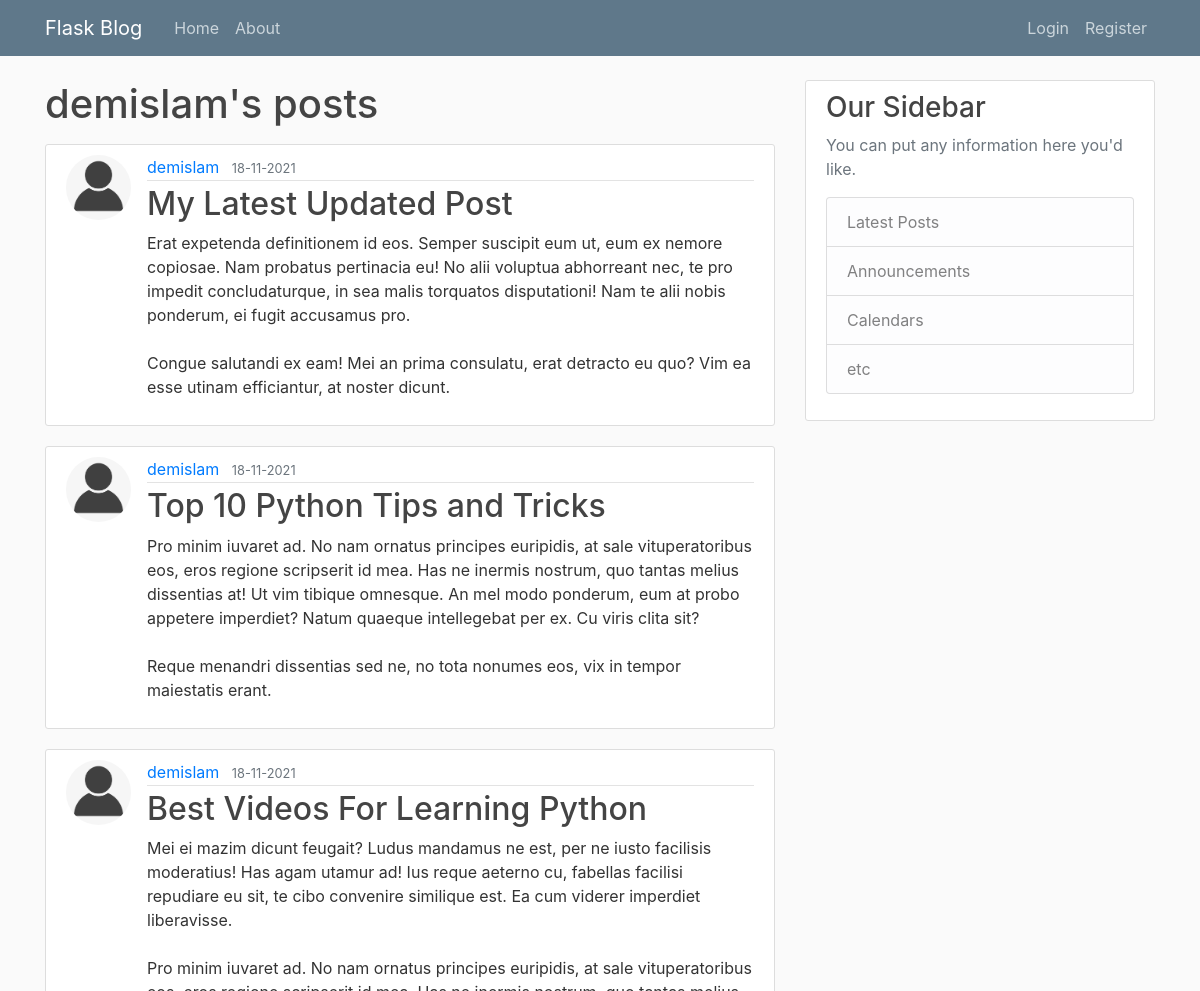
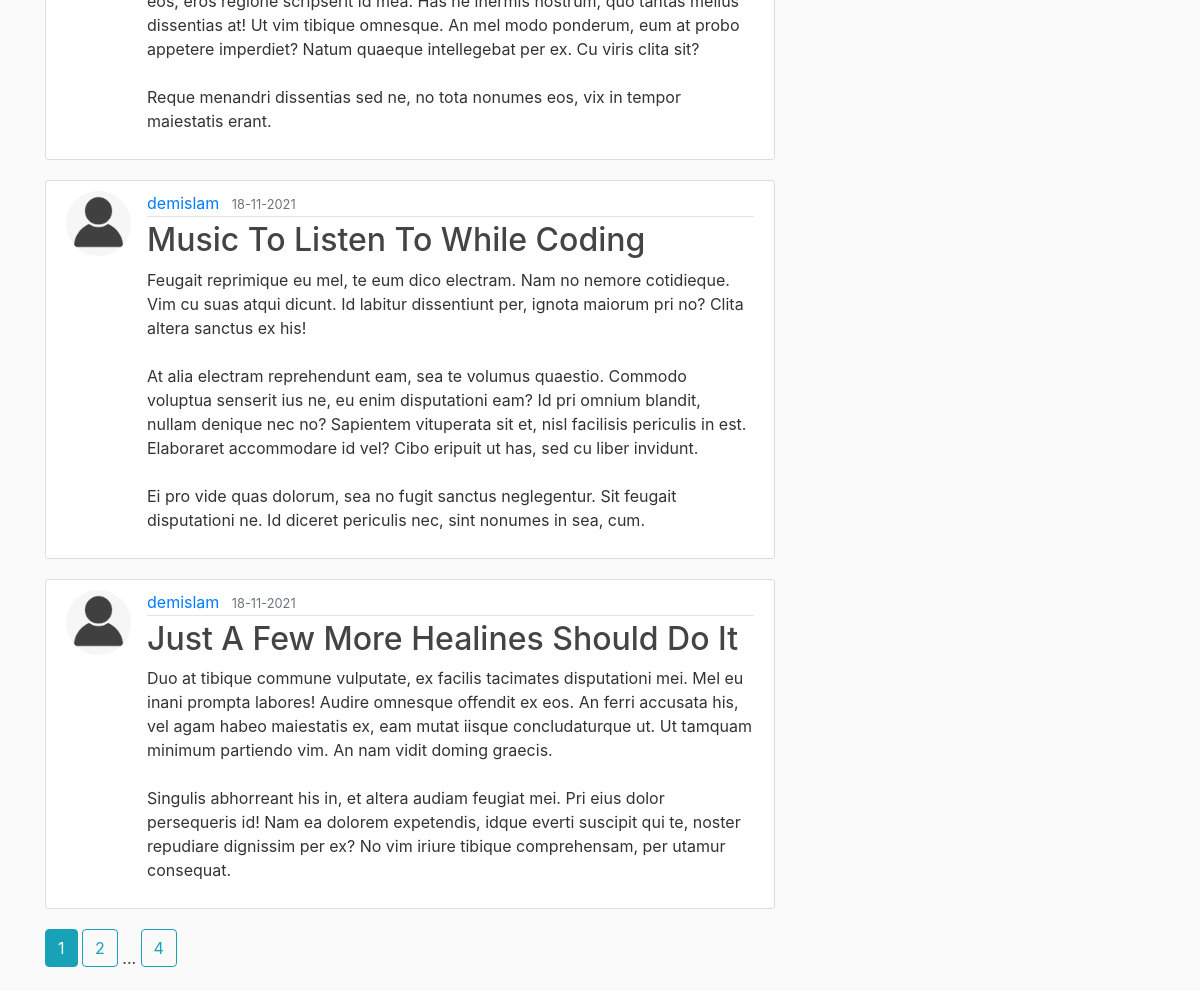
The app's page /user/demislam/posts with its own data (2 pictures, top to bottom).
### blog_webapp/models.py (models this page shows, shortened)
class User(db.Model, UserMixin):
    id = db.Column(db.Integer, primary_key=True)
    username = db.Column(db.String(20), unique=True, nullable=False)
    email = db.Column(db.String(120), unique=True, nullable=False)
    profile_image_file = db.Column(db.String(20), nullable=False,
                                   default='default_profile_image.png')
    password = db.Column(db.String(60), nullable=False)
    posts = db.relationship('Post', backref='author', lazy=True)

class Post(db.Model):
    id = db.Column(db.Integer, primary_key=True)
    title = db.Column(db.String(100), nullable=False)
    timestamp = db.Column(db.DateTime, nullable=False, default=datetime.utcnow)
    content = db.Column(db.Text, nullable=False)
    user_id = db.Column(db.Integer, db.ForeignKey('user.id'), nullable=False)

### blog_webapp/routes.py (the view)
@app.route('/user/<string:username>/posts', methods=['GET'])
def get_user_posts(username):
    curr_page_num = request.args.get('page_num', 1, type=int)
    user = User.query.filter_by(username=username).first_or_404()
    posts_paginated = Post.query\
        .filter_by(author=user)\
        .order_by(Post.timestamp.desc())\
        .paginate(page=curr_page_num, per_page=5)
    posts = [post for post in posts_paginated.items]
    all_page_nums = [page_num for page_num in posts_paginated.iter_pages(left_edge=1,
                                                                         left_current=1, right_current=2,
                                                                         right_edge=1)]
    return render_template('user_posts.html', posts=posts, curr_page_num=curr_page_num, all_page_nums=all_page_nums, user=user)

### blog_webapp/templates/user_posts.html
{% extends "layout.html" %}
{% block content %}
    <h1 class="mb-3">{{user.username}}'s posts</h1>
    {% for post in posts %}
    <article class="media content-section">
        <img class="rounded-circle article-img" src=" {{url_for('static', filename='profile_pics/'+post.author.profile_image_file) }}" alt="">
        <div class="media-body">
            <div class="article-metadata">
                <a class="mr-2" href="#">{{ post.author.username }}</a>
                <small class="text-muted">{{ post.timestamp.strftime('%d-%m-%Y') }}</small>
            </div>
            <h2><a class="article-title" href="{{ url_for('get_post', post_id=post.id) }}">{{ post.title }}</a></h2>
            <p class="article-content">{{ post.content }}</p>
        </div>
    </article>
    {% endfor %}
    {% for page_num in all_page_nums %}
        {% if page_num %}
            {% if page_num == curr_page_num %}
                <a href="{{ url_for('get_user_posts', page_num=page_num, username=user.username) }}" class="btn btn-info mb-4">{{ page_num }}</a>
            {% else %}
                <a href="{{ url_for('get_user_posts', page_num=page_num, username=user.username) }}" class="btn btn-outline-info mb-4">{{ page_num }}</a>
            {% endif %}
        {% else %}
            ...
        {% endif %}
    {% endfor %}
{% endblock content %}

### blog_webapp/static/main.css (style rules this page uses)
body { background: #fafafa; color: #333333; margin-top: 5rem; }
h1, h2, h3, h4, h5, h6 { color: #444444; }
.content-section { background: #ffffff; padding: 10px 20px; border: 1px solid #dddddd; border-radius: 3px; margin-bottom: 20px; }
.article-title { color: #444444; }
.article-content { white-space: pre-line; }
.article-img { height: 65px; width: 65px; margin-right: 16px; }
.article-metadata { padding-bottom: 1px; margin-bottom: 4px; border-bottom: 1px solid #e3e3e3 }

### records on screen
User: username "demislam"
Post: profile_image_file (placeholder picture), author.username "demislam", timestamp "18-11-2021", title "My Latest Updated Post", content "Erat expetenda definitionem id eos. Semper suscipit eum ut, eum ex nemore copiosae. Nam probatus pertinacia eu! No alii voluptua abhorreant nec, te pro impedit concludaturque, in sea malis torquatos disputationi! Nam te alii nobis ponderum, ei fugit accusamus pro. Congue salutandi ex eam! Mei an prima consulatu, erat detracto eu quo? Vim ea esse utinam efficiantur, at noster dicunt."
Post: profile_image_file (placeholder picture), author.username "demislam", timestamp "18-11-2021", title "Top 10 Python Tips and Tricks", content "Pro minim iuvaret ad. No nam ornatus principes euripidis, at sale vituperatoribus eos, eros regione scripserit id mea. Has ne inermis nostrum, quo tantas melius dissentias at! Ut vim tibique omnesque. An mel modo ponderum, eum at probo appetere imperdiet? Natum quaeque intellegebat per ex. Cu viris clita sit? Reque menandri dissentias sed ne, no tota nonumes eos, vix in tempor maiestatis erant."
Post: profile_image_file (placeholder picture), author.username "demislam", timestamp "18-11-2021", title "Best Videos For Learning Python", content "Mei ei mazim dicunt feugait? Ludus mandamus ne est, per ne iusto facilisis moderatius! Has agam utamur ad! Ius reque aeterno cu, fabellas facilisi repudiare eu sit, te cibo convenire similique est. Ea cum viderer imperdiet liberavisse. Pro minim iuvaret ad. No nam ornatus principes euripidis, at sale vituperatoribus eos, eros regione scripserit id mea. Has ne inermis nostrum, quo tantas melius dissentias at! Ut vim tibique omnesque. An mel modo ponderum, eum at probo appetere imperdiet? Natum quaeque intellegebat per ex. Cu viris clita sit? Reque menandri dissentias sed ne, no tota nonumes eos, vix in tempor maiestatis erant."
Post: profile_image_file (placeholder picture), author.username "demislam", timestamp "18-11-2021", title "Music To Listen To While Coding", content "Feugait reprimique eu mel, te eum dico electram. Nam no nemore cotidieque. Vim cu suas atqui dicunt. Id labitur dissentiunt per, ignota maiorum pri no? Clita altera sanctus ex his! At alia electram reprehendunt eam, sea te volumus quaestio. Commodo voluptua senserit ius ne, eu enim disputationi eam? Id pri omnium blandit, nullam denique nec no? Sapientem vituperata sit et, nisl facilisis periculis in est. Elaboraret accommodare id vel? Cibo eripuit ut has, sed cu liber invidunt. Ei pro vide quas dolorum, sea no fugit sanctus neglegentur. Sit feugait disputationi ne. Id diceret periculis nec, sint nonumes in sea, cum."
Post: profile_image_file (placeholder picture), author.username "demislam", timestamp "18-11-2021", title "Just A Few More Healines Should Do It", content "Duo at tibique commune vulputate, ex facilis tacimates disputationi mei. Mel eu inani prompta labores! Audire omnesque offendit ex eos. An ferri accusata his, vel agam habeo maiestatis ex, eam mutat iisque concludaturque ut. Ut tamquam minimum partiendo vim. An nam vidit doming graecis. Singulis abhorreant his in, et altera audiam feugiat mei. Pri eius dolor persequeris id! Nam ea dolorem expetendis, idque everti suscipit qui te, noster repudiare dignissim per ex? No vim iriure tibique comprehensam, per utamur consequat."

### other values on screen
{{ page_num }} "1"
{{ page_num }} "2" "4"
